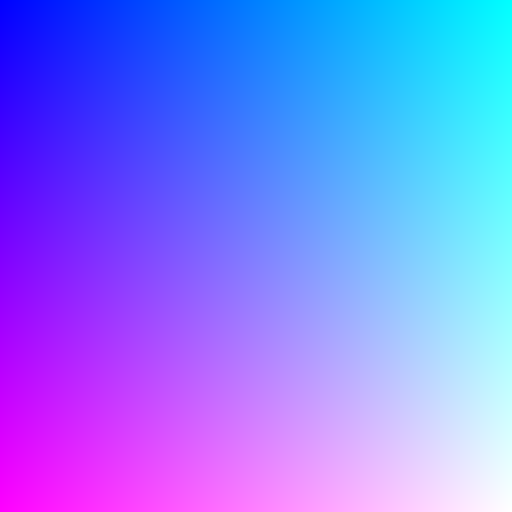
Frame 1 (no input)
Frame 60 (no input): identical to frame 1, image omitted
Frame 120 (the mouse pressed at the canvas centre since frame 60): identical to frame 1, image omitted

The p5.js sketch that drew this single still picture (run headless with seeded random() and noise() and a simulated clock; from frame 60 on, the mouse is pressed at the canvas centre):

// p5.js sketch
// ── sketch.js
function setup() {
    createCanvas(512, 512);
    noStroke();
}

function draw() {
    for(let vertical = 0; vertical < 256; vertical++){
        for(let horizontal = 0; horizontal < 256; horizontal++){
            fill(color(vertical, horizontal, 255));
            square(2 * horizontal, 2 * vertical, 2);
        }
    }
}
